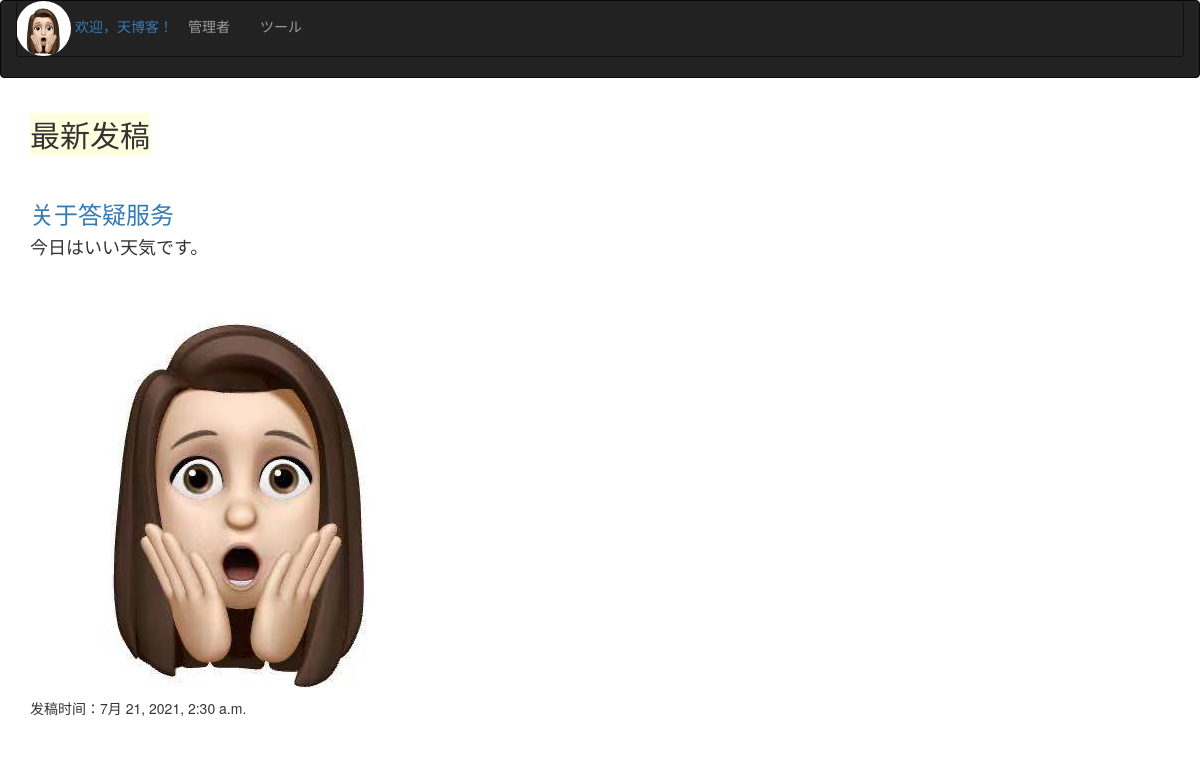
The page / on the database its author committed.
### postapp/models.py (models this page shows, shortened)
class Post(models.Model):
    title = models.CharField(max_length=100, default="", blank=True, null=True, verbose_name="主题")
    published = models.DateTimeField(default=now, verbose_name="创建时间")
    image = models.ImageField(verbose_name="照片", upload_to="media/", default="", null=True)
    content = models.TextField(default="", blank=True, null=True, verbose_name="内容")
    def summary(self):
        return self.content[:30]

### postapp/views.py (the view)
# urls.py: path('', index),
def index(request):
    posts = Post.objects.order_by("-published").all()
    return render(request, "posts/index.html", {"posts": posts})

### postapp/templates/posts/index.html (shortened to what this page needs)
<!DOCTYPE html>
<html lang="en">
<head>
    <link rel="stylesheet" href="https://stackpath.bootstrapcdn.com/bootstrap/3.4.1/css/bootstrap.min.css">
</head>
<body>
    <nav class="navbar navbar-inverse">
        <div class="container-fluid">
            <div class="navbar-header">
              <a class="navbar-brand.no-padding" href="#">
                {% load static %}
                <img src="{% static '/postapp/yaoye.png' %}"style="max-height:55px;" class="img-circle d-inline-block align-top"/>
                欢迎，天博客！
              </a>
            </div>
            <div class="navbar navbar-collapse">
                <ul  class="nav navbar-nav">
                    <li class="nav-item dropdown">
                        <a href="admin/">管理者 <span class="sr-only">(current)</span></a></li>
                    <li class="nav-item dropdown">
                        <a href="todo/">ツール</a>
                </ul>
            </div>
        </div>
    </nav>
    <div class="container">
    <articl>
        <h2><span style="background-color: lightyellow;">最新发稿</span></h2><br>
        {% for post in posts %}
            <h3><a type="button" href="/page/?id={{ post.id }}">{{ post.title }}</a></h3>
            <h4><p>{{ post.summary }}</p></h4>
            <p><img src="{{ post.image.url }}" class='img-rounded' /></p>
             <p>发稿时间：{{ post.published }}</p><br>
        {% endfor %}
    </articl>
    </div>
</body>
</html>

### rows shown on the page
Post: title "关于答疑服务", summary "今日はいい天気です。", image (picture), published "7月 21, 2021, 2:30 a.m."
